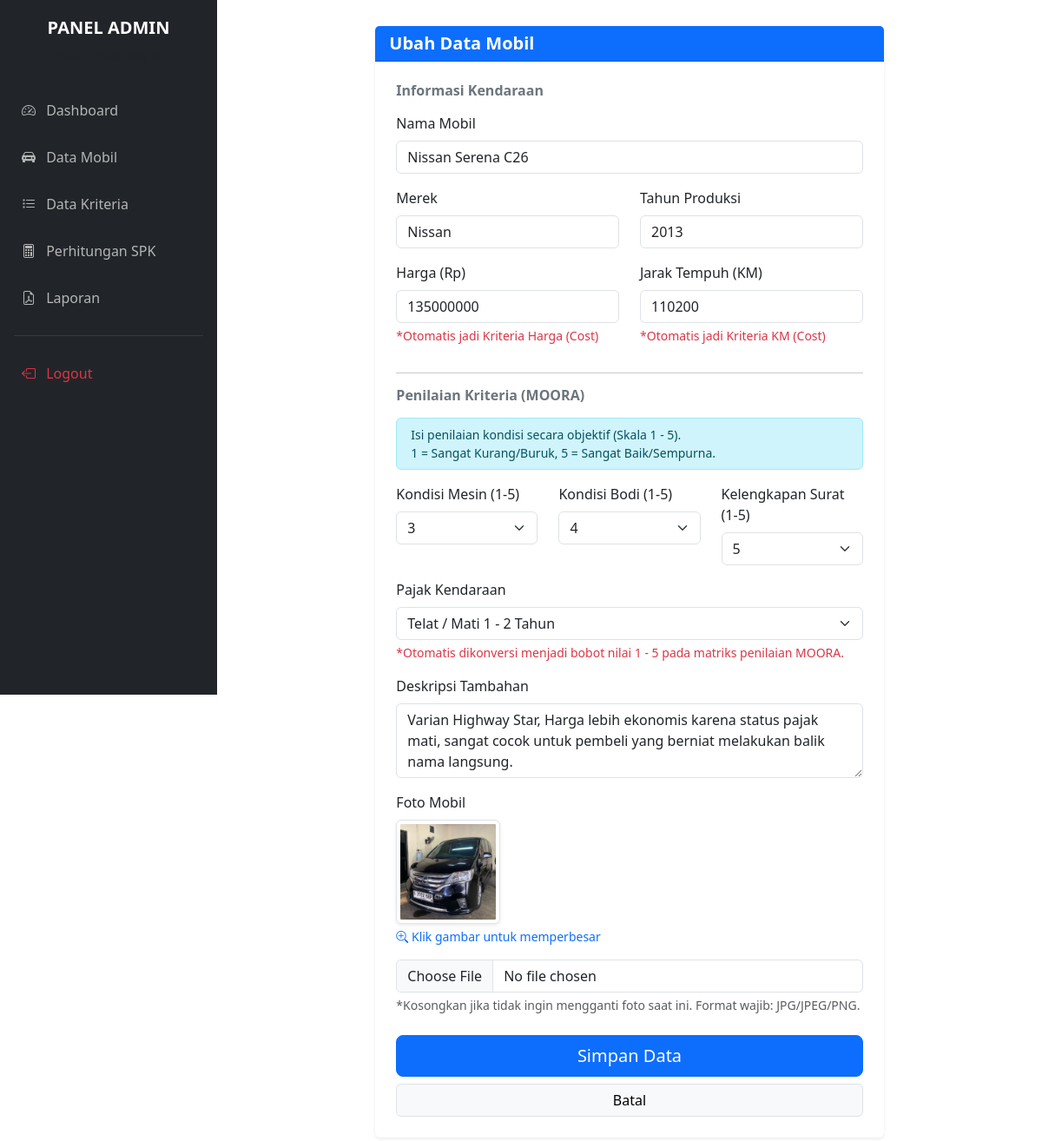
The page /admin/form_mobil.php?id=11 (signed in) on the database as committed earlier.
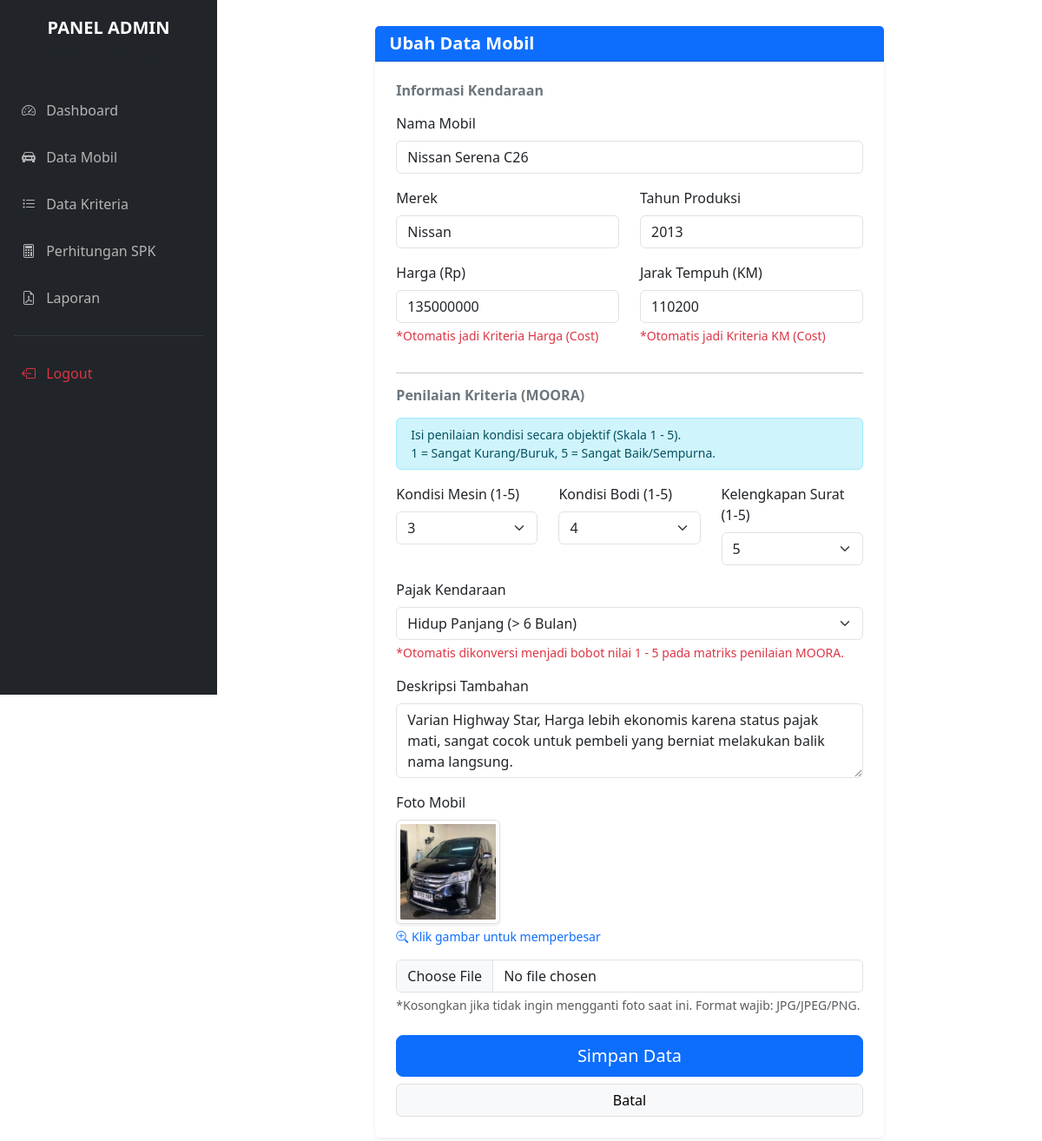
The same page on the database as committed later.
### tables this page shows
CREATE TABLE `tb_alternatif` (
  `id_mobil` int(11) NOT NULL,
  `nama_mobil` varchar(100) NOT NULL,
  `merek` varchar(50) NOT NULL,
  `harga_asli` bigint(20) DEFAULT NULL,
  `tahun` int(11) DEFAULT NULL,
  `jarak_tempuh` int(11) DEFAULT NULL,
  `pajak_kendaraan` varchar(50) DEFAULT NULL,
  `deskripsi` text NOT NULL,
  `foto_mobil` varchar(255) NOT NULL
);

### config/functions.php (called while the page is built, shortened)
<?php
require 'koneksi.php';
function query($query) {
    global $conn;
    $result = mysqli_query($conn, $query);
    $rows = [];
    while ($row = mysqli_fetch_assoc($result)) {
        $rows[] = $row;
    }
    return $rows;
}
function cariMobil($id) {
    $m = query("SELECT * FROM tb_alternatif WHERE id_mobil = $id");
    $res = $m[0];
    $res['nilai_mesin'] = query("SELECT nilai FROM tb_penilaian WHERE id_mobil=$id AND id_kriteria=2")[0]['nilai'] ?? 0;
    $res['nilai_bodi']  = query("SELECT nilai FROM tb_penilaian WHERE id_mobil=$id AND id_kriteria=3")[0]['nilai'] ?? 0;
    $res['nilai_surat'] = query("SELECT nilai FROM tb_penilaian WHERE id_mobil=$id AND id_kriteria=6")[0]['nilai'] ?? 0;
    return $res;
}
?>

### admin/form_mobil.php (the view, shortened to what the changed rows need)
<?php
include 'header.php';
if (isset($_GET['id'])) {
    $is_edit = true;
    $id_mobil = $_GET['id'];
    $data = cariMobil($id_mobil);
} else {
    $judul = "Tambah Mobil Baru";
    $is_edit = false;
}
?>
<div class="row justify-content-center">
    <div class="col-md-8">
        <div class="card shadow-sm border-0 mb-5">
            <div class="card-body p-4">
                <form action="" method="post" enctype="multipart/form-data">
                    <div class="mb-3">
                        <label class="form-label">Nama Mobil</label>
                        <input type="text" name="nama_mobil" class="form-control" required value="<?= $is_edit ? $data['nama_mobil'] : ''; ?>">
                    </div>
                    <div class="row">
                        <div class="col-md-6 mb-3">
                            <label class="form-label">Merek</label>
                            <input type="text" name="merek" class="form-control" required placeholder="Contoh: Toyota" value="<?= $is_edit ? $data['merek'] : ''; ?>">
                        </div>
                        <div class="col-md-6 mb-3">
                            <label class="form-label">Tahun Produksi</label>
                            <input type="number" name="tahun" class="form-control" required value="<?= $is_edit ? $data['tahun'] : ''; ?>">
                        </div>
                    </div>
                    <div class="row">
                        <div class="col-md-6 mb-3">
                            <label class="form-label">Harga (Rp)</label>
                            <input type="number" name="harga_asli" class="form-control" required value="<?= $is_edit ? $data['harga_asli'] : ''; ?>">
                            <div class="form-text text-danger">*Otomatis jadi Kriteria Harga (Cost)</div>
                        </div>
                        <div class="col-md-6 mb-3">
                            <label class="form-label">Jarak Tempuh (KM)</label>
                            <input type="number" name="jarak_tempuh" class="form-control" required value="<?= $is_edit ? $data['jarak_tempuh'] : ''; ?>">
                            <div class="form-text text-danger">*Otomatis jadi Kriteria KM (Cost)</div>
                        </div>
                    </div>
                    <div class="mb-3">
                        <label class="form-label">Pajak Kendaraan</label>
                        <select name="pajak_kendaraan" class="form-select" required>
                            <option value="Hidup Panjang (> 6 Bulan)" <?= ($is_edit && $data['pajak_kendaraan'] == 'Hidup Panjang (> 6 Bulan)') ? 'selected' : ''; ?>>Hidup Panjang (> 6 Bulan)</option>
                            <option value="Telat / Mati 1 - 2 Tahun" <?= ($is_edit && $data['pajak_kendaraan'] == 'Telat / Mati 1 - 2 Tahun') ? 'selected' : ''; ?>>Telat / Mati 1 - 2 Tahun</option>
                        </select>
                        <div class="form-text text-danger">*Otomatis dikonversi menjadi bobot nilai 1 - 5 pada matriks penilaian MOORA.</div>
                    </div>
                    <div class="mb-3">
                        <label class="form-label">Deskripsi Tambahan</label>
                        <textarea name="deskripsi" class="form-control" rows="3"><?= $is_edit ? $data['deskripsi'] : ''; ?></textarea>
                    </div>
                    <div class="mb-4">
                        <?php if($is_edit && !empty($data['foto_mobil'])): ?>
                            <div class="mb-3">
                                <img src="../foto_mobil/<?= $data['foto_mobil']; ?>"
                                     width="120"
                                     class="img-thumbnail shadow-sm"
                                     style="cursor: pointer; transition: 0.3s;"
                                     data-bs-toggle="modal"
                                     data-bs-target="#modalPreviewFoto"
                                     title="Klik untuk memperbesar"
                                     onmouseover="this.style.opacity='0.8'"
                                     onmouseout="this.style.opacity='1'">
                                <div class="form-text text-primary mt-1"><i class="bi bi-zoom-in"></i> Klik gambar untuk memperbesar</div>
                            </div>
                        <?php endif; ?>
                    </div>
                </form>
            </div>
        </div>
    </div>
</div>
<?php include 'footer.php'; ?>

Rows that differ between the two databases and show on the page:
changed tb_alternatif "Nissan Serena C26": pajak_kendaraan "Telat / Mati 1 - 2 Tahun" → "Hidup Panjang (> 6 Bulan)"
